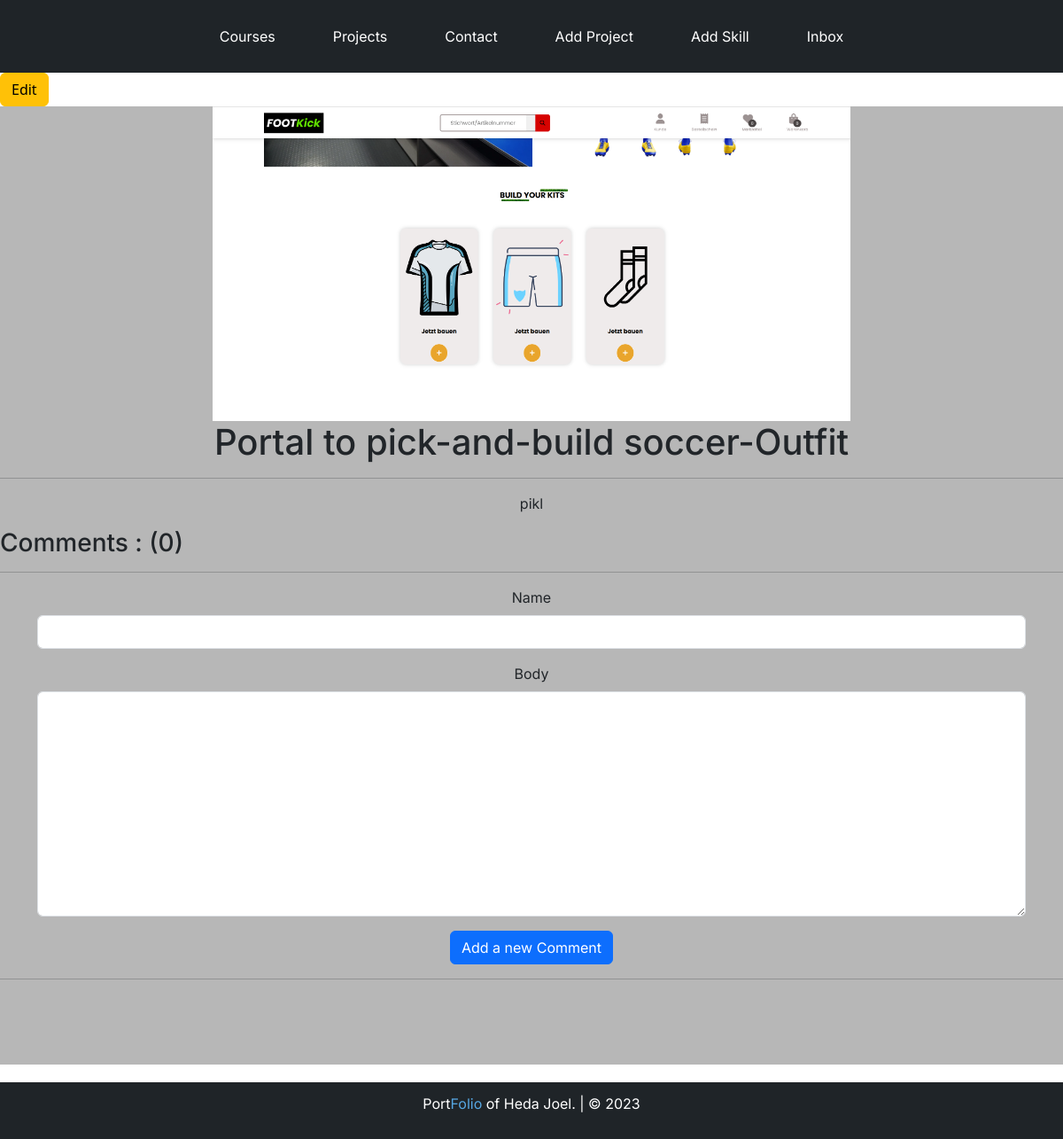
Page /project/ff435936-226b-4a7a-838a-0dfd425ab4b6/ on the earlier database version.
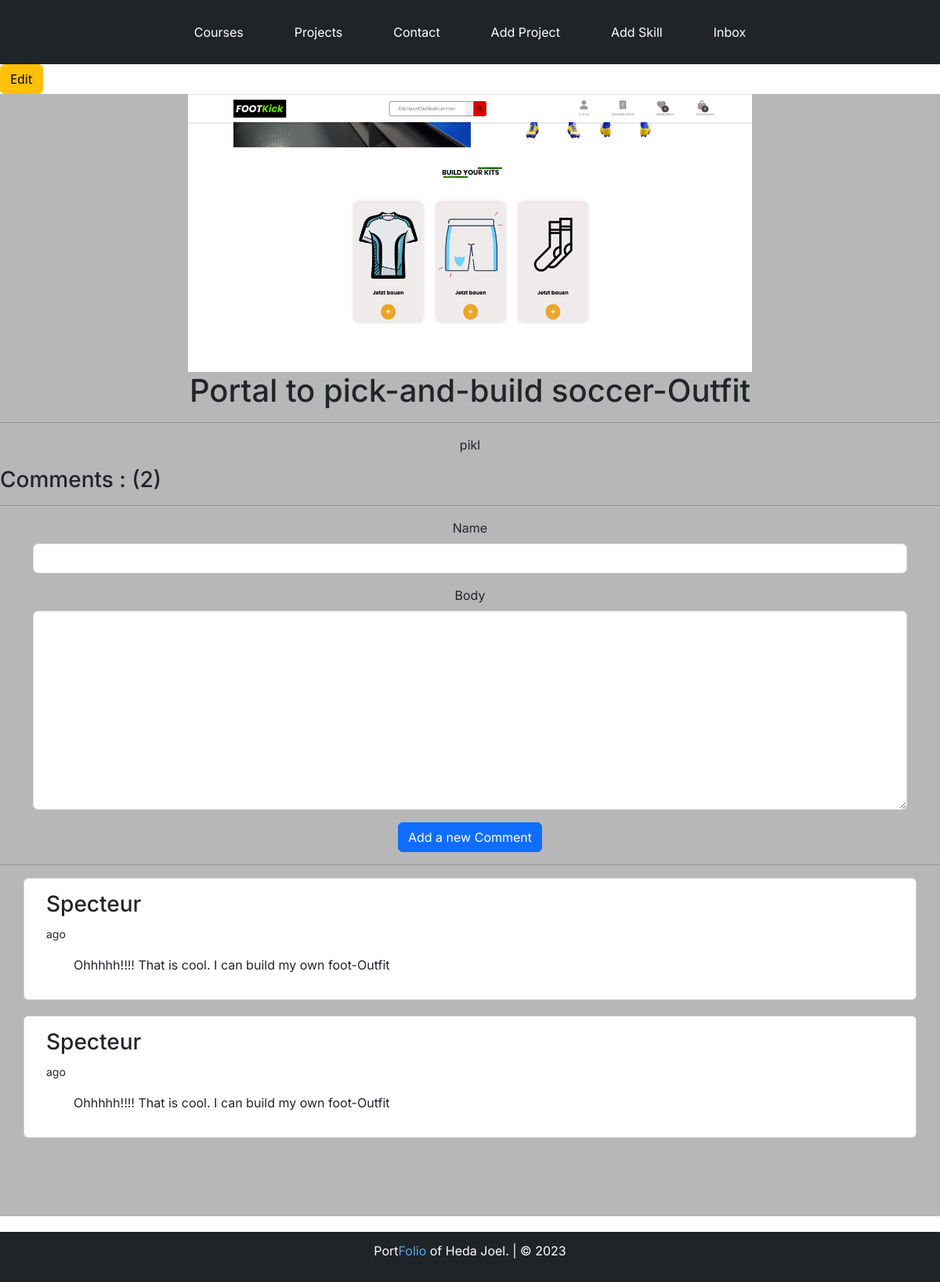
Same page on the later database version.
### base/models.py (models this page shows, shortened)
class comment(models.Model):
    project = models.ForeignKey(Project, on_delete=models.CASCADE)
    name = models.CharField(max_length=200)
    body = models.TextField(null=True, blank=True)
    created = models.DateTimeField(auto_now_add=True)

### base/views.py (the view, shortened to what this page needs)
# urls.py: path('project/<str:pk>/', views.projectPage, name="project"),
def projectPage(request, pk):
    project = Project.objects.get(id=pk)
    count = project.comment_set.count()
    comments = project.comment_set.all().order_by('-created')
    form = commentForm()
    context = {'project': project, 'count': count, 'comments': comments, 'form': form}
    return render(request, 'base/project.html', context)

### base/form.py
class commentForm(ModelForm):
    class Meta:
        model = comment
        fields = '__all__'
        exclude = ['project']
    def __init__(self, *args, **kwargs):
        super(commentForm, self).__init__(*args, **kwargs)
        self.fields['name'].widget.attrs.update({'class': 'form-control'})
        self.fields['body'].widget.attrs.update({'class': 'form-control'})

### base/templates/base/project.html (shortened to what this page needs)
{% extends 'base/main.html' %}
{% load static %}
{% block content %}
            <a class="btn btn-warning" href="{% url 'edit-project' project.id %}">Edit</a>
    <div class="oneProject">
        <img src="{{  project.thumbnail.url }}" alt="{{ project.id }}">
        <h1>{{ project.title }}</h1>
        <hr>
        <p>{{ project.body| safe}}</p>
        <div class="comments-container">
            <h3 class="comment-count">Comments : ({{ count }})</h3>
            <hr>
            <div class="container">
                <form method="POST" enctype="multipart/form-data">
                    {% for field in form %}
                        <div class="mb-3">
                            <label for="aa" class="form-label">{{ field.label }}</label>
                            {{ field }}
                        </div>
                    {% endfor %}
                    <input class="btn btn-primary" type="submit" value="Add a new Comment">
                </form>
            </div>
            <hr>
            {% for comment in comments %}
                <div class=" container card my-t comment-card">
                    <div class="card-body">
                        <h3>{{ comment.name }}</h3>
                        <small>{{ comment.created| timesince }} ago</small>
                        <p class="my-3 comment-text">{{ comment.body }}</p>
                    </div>
                </div>
            {% endfor %}
        </div>
    </div>
{% endblock content %}

Differences in the rows shown:
added comment: name "Specteur", body "Ohhhhh!!!! That is cool. I can build my own foot-Outfit"
added comment: name "Specteur", body "Ohhhhh!!!! That is cool. I can build my own foot-Outfit"
Other differences:
{{ count }}: "0" → "2"
